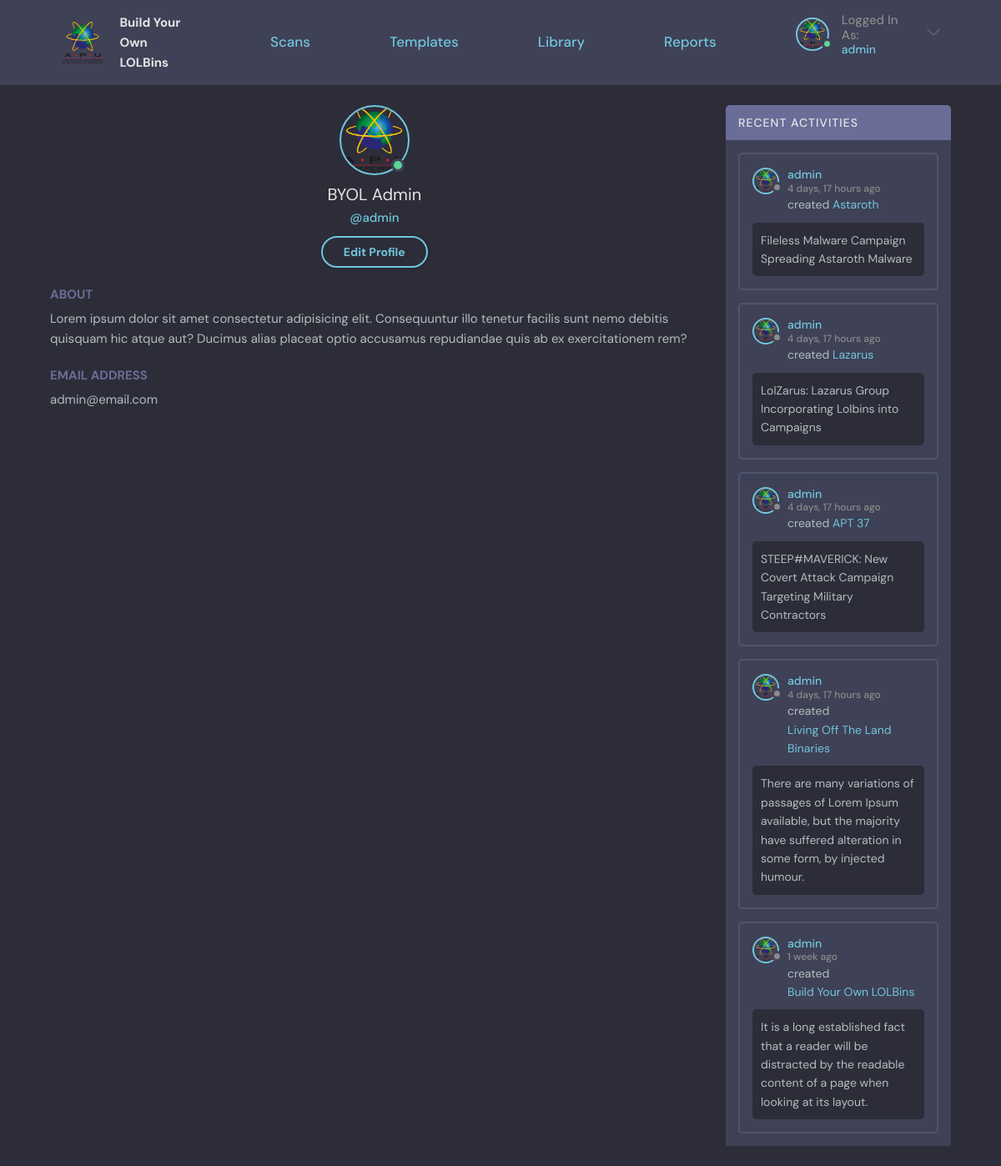
/profile/1/ (signed in), run on the app's committed database.
### base/models.py (models this page shows, shortened)
class Scan(models.Model):
    user = models.ForeignKey(User, on_delete=SET_NULL, null=True, verbose_name = u'Owner')
    name = models.CharField(max_length=200, default="New Scan")
    description = models.TextField(null=True, blank=True)
    updated = models.DateTimeField(auto_now=True)
    created = models.DateTimeField(auto_now_add=True)
    STATUS_CHOICES = (
    ("STOPPED", "STOPPED"),
    ("COMPLETED", "COMPLETED"),
    ("RUNNING", "RUNNING"),
    ("ERROR", "ERROR"))
    status = models.CharField(max_length=15, choices=STATUS_CHOICES, default='STOPPED')
    ip = models.CharField("IP Address", max_length=15, default="127.0.0.1")
    username = models.CharField("Machine Username", max_length=30, default="admin")
    password = models.CharField("Machine Password", max_length=50, default="admin")
    task = models.TextField(null=True, blank=True)
    class Meta:
        ordering = ['-updated', '-created']
        verbose_name = 'Scan'

### base/views.py (the view)
# urls.py: path('profile/<str:pk>/', views.userProfile, name="user-profile"),
@login_required(login_url='login')
def userProfile(request, pk):
    user = User.objects.get(id=pk)
    userScans = Scan.objects.filter(user=user).order_by('-created')
    context = {'user': user, 'userScans': userScans}
    return render(request, 'base/profile.html', context)

### base/templates/base/profile.html (shortened to what this page needs)
{% extends 'main.html' %}
{% block content %}
{% load static %}
<main class="profile-page layout layout--2">
  <div class="container">
    <div class="roomList">
      <div class="profile">
        <div class="profile__avatar">
          <div class="avatar avatar--large active">
            <img src="{% static 'images/APU.png' %}" />
          </div>
        </div>
        <div class="profile__info">
          <h3>{{user.first_name}} {{user.last_name}}</h3>
          <p>@{{user.username}}</p>
          {% if request.user == user %}
            <a href="{% url 'edit-profile' %}" class="btn btn--main btn--pill">Edit Profile</a>
          {% endif %}
        </div>
        <div class="profile__about">
          <h3>About</h3>
          <p>
            Lorem ipsum dolor sit amet consectetur adipisicing elit. Consequuntur illo tenetur
            facilis sunt nemo debitis quisquam hic atque aut? Ducimus alias placeat optio
            accusamus repudiandae quis ab ex exercitationem rem?
          </p>
        </div>
        <div class="profile__about">
          <h3>Email Address</h3>
          <p>{{user.email}}</p>
        </div>
      </div>
    </div>
    <div class="activities">
      <div class="activities__header">
        <h2>Recent Activities</h2>
      </div>
      {% for scan in userScans %}
        <div class="activities__box">
          <div class="activities__boxHeader roomListRoom__header">
            <a href="{% url 'user-profile' user.id%}" class="roomListRoom__author">
              <div class="avatar avatar--small">
                <img src="{% static 'images/APU.png' %}" />
              </div>
              <p>
                {{user.username}}
                <span>{{scan.created|timesince}} ago</span>
              </p>
            </a>
          </div>
          <div class="activities__boxContent">
            <p>created <a href="{% url 'scan' scan.id %}">{{scan.name}}</a></p>
            {% if scan.description != "" %}
              <div class="activities__boxRoomContent">
                {{scan.description}}
              </div>
            {% endif %}
          </div>
        </div>
      {% endfor %}
      <div class="activities__break">
        <h2>blank</h2>
      </div>
    </div>
  </div>
</main>
{% endblock content %}

### templates/navigationBar.html (shortened to what this page needs)
{% load static %}
<header class="header header--loggedIn">
  <div class="container">
    <a href="{% url 'home' %}" class="header__logo">
      <img src="{% static 'images/APU.png' %}" style="width:50px;height:50px;"/>
      <h1>
        Build Your<br>
        Own LOLBins
      </h1>
    </a>
    <a href="{% url 'home' %}" class="header__text">
      <h2>Scans</h2>
    </a>
    <a href="{% url 'template' %}" class="header__text">
      <h2>Templates</h2>
    </a>
    <a href="{% url 'library' %}" class="header__text">
      <h2>Library</h2>
    </a>
    <a href="{% url 'report' %}" class="header__text">
      <h2>Reports</h2>
    </a>
    <nav class="header__menu">
      {% if request.user.is_authenticated %}
          <div class="header__user">
            <a href="{% url 'user-profile' request.user.id%}">
                <div class="avatar avatar--medium active">
                <img src="{% static 'images/APU.png' %}" />
                </div>
                <p>Logged In As:<span>{{request.user}}</span></p>
            </a>
            <button class="dropdown-button">
                <svg version="1.1" xmlns="http://www.w3.org/2000/svg" width="32" height="32" viewBox="0 0 32 32">
                <title>chevron-down</title>
                <path d="M16 21l-13-13h-3l16 16 16-16h-3l-13 13z"></path>
                </svg>
            </button>
          </div>
      {% else %}
          <a href="{% url 'login' %}">
              <img src="{% static 'images/avatar.svg' %}" />
              <p>Login</p>
          </a>
      {% endif %}
    </nav>
  </div>
</header>

### data on the page
Scan: created "4 days, 17 hours", name "Astaroth", description "Fileless Malware Campaign Spreading Astaroth Malware"
Scan: created "4 days, 17 hours", name "Lazarus", description "LolZarus: Lazarus Group Incorporating Lolbins into Campaigns"
Scan: created "4 days, 17 hours", name "APT 37", description "STEEP#MAVERICK: New Covert Attack Campaign Targeting Military Contractors"
Scan: created "4 days, 17 hours", name "Living Off The Land Binaries", description "There are many variations of passages of Lorem Ipsum available, but the majority have suffered alteration in some form, by injected humour."
Scan: created "1 week", name "Build Your Own LOLBins", description "It is a long established fact that a reader will be distracted by the readable content of a page when looking at its layout."

### other printed values
{{ request.user }} "admin"
{{ user.first_name }} "BYOL"
{{ user.last_name }} "Admin"
{{ user.username }} "admin"
{{ user.email }} "admin@email.com"
